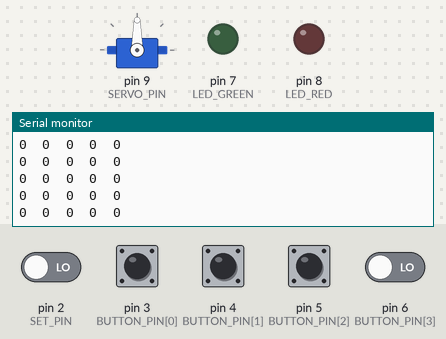
The sketch below on a simulated Arduino Uno, built with avr-gcc and run on an emulated ATmega328P. Parts: servo, output pins drawn as LEDs (lit = HIGH), the last lines printed to the serial monitor. The inputs (shaded band) are chosen by the test bench; at power-on: pin 2 (SET_PIN), pin 3 (BUTTON_PIN[0]), pin 4 (BUTTON_PIN[1]), pin 5 (BUTTON_PIN[2]), pin 6 (BUTTON_PIN[3]) LOW.

Above: at 1.2 s.
1.3 s: pin 3 (BUTTON_PIN[0]) pulsed HIGH 5 times (0.12 s each, 0.3 s apart)
At 2.0 s:
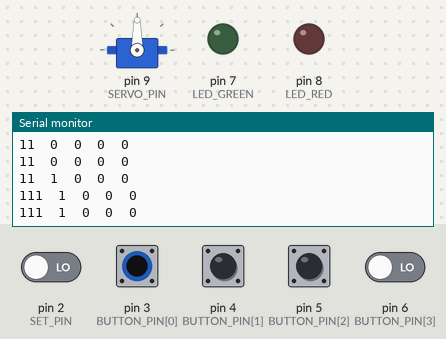
5.8 s: pin 2 (SET_PIN) driven HIGH and pin 6 (BUTTON_PIN[3]) driven HIGH
At 6.3 s:
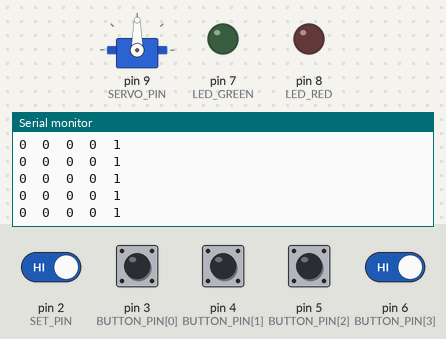
Timing chart, 0 to 8.8 s (numbered marks = the images above; inputs shaded):
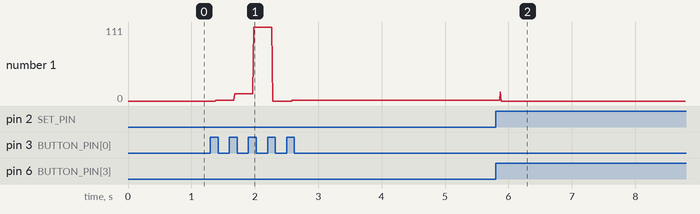

Measured:
- after the input at 1.3 s, the serial monitor: prints a new line after 0.07 s (image 1)
- after the input at 5.8 s, the serial monitor: prints a new line after 0.06 s (image 2)
- plotted number 1: 0 → 1 after the input at 1.3 s

The sketch:

lock.ino
```cpp
#include<Servo.h>

bool isOpen = false;

const int LED_GREEN = 7;
const int LED_RED = 8;
const int BUTTON_PIN[4] = {3, 4, 5, 6};
const int SET_PIN = 2;
int button_on[4];
int PW = 1234;

int nowIN = 0;
bool isZero = true;

Servo servo_door;
const int SERVO_PIN = 9;

void setup() {
  // put your setup code here, to run once:
  Serial.begin(9600);
  pinMode(LED_GREEN, OUTPUT);
  pinMode(LED_RED, OUTPUT);
  for(int i = 0; i < 4; ++i){
    pinMode(BUTTON_PIN[i], INPUT);
  }
  pinMode(SET_PIN, INPUT);
  servo_door.attach(SERVO_PIN);
}

void loop() {
  // put your main code here, to run repeatedly:
  Serial.print(nowIN);
  Serial.print('\t');

  if(!isOpen){
    /*digitalWrite(LED_GREEN, LOW);
    digitalWrite(LED_RED, LOW);*/

    delayMicroseconds(500);
    int set_b = GET_SET_B();
    int res = GET_BUTTON();

    if(set_b == 1){
      nowIN = 0;
      isZero = true;
      return;
    }

    if(res == 0){
      isZero = true;
      return;
    }
    if(isZero == false){
      return;
    }
    isZero = false;
    nowIN = nowIN * 10 + res;

    if(nowIN > 1000){
      CHECK_PW();
    }
  } else {
    digitalWrite(LED_GREEN, HIGH);
    delayMicroseconds(500);
    int set_b = GET_SET_B();
    Serial.print("Open");
    Serial.print('\n');
    if(set_b == 1){
      // Close door
      digitalWrite(LED_GREEN, LOW);
      isOpen = false;
      SPIN_CLOSE();
      delayMicroseconds(2000);
    }
  }


}

int GET_BUTTON(){
  int cnt = 0;
  int ans = 0;
  for(int i = 0; i < 4; ++i){
    button_on[i] = digitalRead(BUTTON_PIN[i]);
    if(button_on[i] == 1){
      cnt++;
      ans = i + 1;
    }
    Serial.print(button_on[i]);
    Serial.print('\t');
  }
  Serial.print('\n');

  if(cnt == 0 || cnt > 1){
    return 0;
  }
  return ans;
}

int GET_SET_B(){
  return digitalRead(SET_PIN);
}

void CHECK_PW(){
  if(PW == nowIN){
    nowIN = 0;
    isOpen = true;
    SPIN_OPEN();
  } else {
    nowIN = 0;
    digitalWrite(LED_RED, HIGH);
    delayMicroseconds(500);
    digitalWrite(LED_RED, LOW);
  }
}

void SPIN_OPEN(){
  servo_door.write(50);
  delayMicroseconds(500);
}

void SPIN_CLOSE(){
  servo_door.write(160);
  delayMicroseconds(500);
}
```
